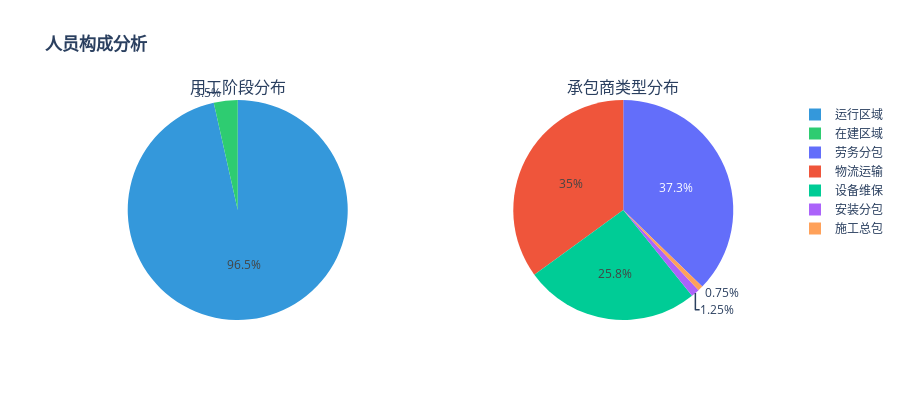

Write notebook code for a chart like this one.
### Code cell
# 用工阶段与承包商类型分布
fig = make_subplots(
    rows=1, cols=2,
    subplot_titles=['用工阶段分布', '承包商类型分布'],
    specs=[[{"type": "pie"}, {"type": "pie"}]]
)

# 用工阶段
stage_dist = onsite_df['用工阶段'].value_counts()
fig.add_trace(
    go.Pie(labels=stage_dist.index, values=stage_dist.values, name='用工阶段',
           marker_colors=['#3498db', '#2ecc71']),
    row=1, col=1
)

# 承包商类型
contractor_dist = onsite_df['承包商类型'].value_counts()
fig.add_trace(
    go.Pie(labels=contractor_dist.index, values=contractor_dist.values, name='承包商类型'),
    row=1, col=2
)

fig.update_layout(height=400, title_text='<b>人员构成分析</b>')
fig.show()

### Figure 1 — Plotly figure (JSON) as saved in the notebook; plotly's stock layout.template omitted (floating-point values rounded to 4 significant figures)
{"data": [{"domain": {"x": [0, 0.45], "y": [0, 1]}, "labels": ["运行区域", "在建区域"], "marker": {"colors": ["#3498db", "#2ecc71"]}, "name": "用工阶段", "type": "pie", "values": [386, 14]}, {"domain": {"x": [0.55, 1], "y": [0, 1]}, "labels": ["劳务分包", "物流运输", "设备维保", "安装分包", "施工总包"], "name": "承包商类型", "type": "pie", "values": [149, 140, 103, 5, 3]}], "layout": {"annotations": [{"font": {"size": 16}, "showarrow": false, "text": "用工阶段分布", "x": 0.225, "xanchor": "center", "xref": "paper", "y": 1, "yanchor": "bottom", "yref": "paper"}, {"font": {"size": 16}, "showarrow": false, "text": "承包商类型分布", "x": 0.775, "xanchor": "center", "xref": "paper", "y": 1, "yanchor": "bottom", "yref": "paper"}], "height": 400, "title": {"text": "<b>人员构成分析</b>"}}}
